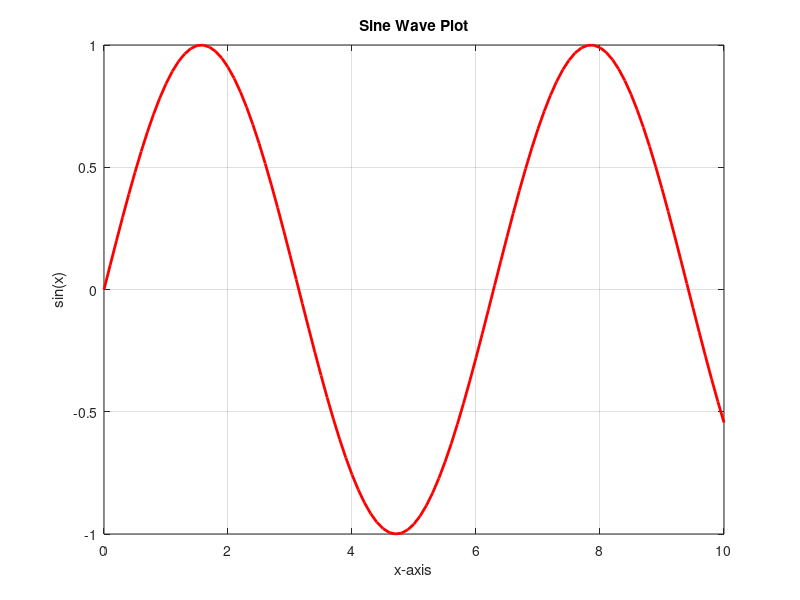

Recreate this plot in MATLAB. (Note: this script raises an error after producing the figure.)
% MATLAB Beginner Guide
% Author: Your Name
% This script covers basic MATLAB operations

clc;
clear;
close all;

%% 1. Matrix Operations
disp('--- Matrix Operations ---');
A = [1 2; 3 4];
B = [5 6; 7 8];

sumAB = A + B;
disp('Matrix Sum:');
disp(sumAB);

productAB = A * B;
disp('Matrix Product:');
disp(productAB);

transposeA = A';
disp('Transpose of Matrix A:');
disp(transposeA);

inverseA = inv(A);
disp('Inverse of Matrix A:');
disp(inverseA);

%% 2. Plotting a Graph
disp('--- Plotting a Graph ---');
x = 0:0.1:10;
y = sin(x);

figure; % Opens a new figure window
plot(x, y, 'r', 'LineWidth', 2);
xlabel('x-axis');
ylabel('sin(x)');
title('Sine Wave Plot');
grid on;

%% 3. Solving Equations
disp('--- Solving Equations ---');
syms x;
eqn = x^2 - 5*x + 6 == 0;
solutions = solve(eqn, x);
disp('Solutions of the equation x^2 - 5x + 6 = 0:');
disp(solutions);

%% 4. For Loop Example (Summation)
disp('--- For Loop Summation ---');
sumResult = 0;
for i = 1:10
    sumResult = sumResult + i;
end
disp(['Sum of numbers from 1 to 10 is: ', num2str(sumResult)]);

%% 5. Writing and Calling a Function (Factorial Example)
disp('--- Factorial Function Example ---');
n = 5; % You can change this number
factorialResult = factorial_calc(n);
disp(['Factorial of ', num2str(n), ' is: ', num2str(factorialResult)]);

%% Function Definition
function f = factorial_calc(n)
    f = 1;
    for i = 1:n
        f = f * i;
    end
end

%% 6. If-Else Example
disp('--- If-Else Example ---');
num = 7;

if mod(num,2) == 0
    disp([num2str(num), ' is Even']);
else
    disp([num2str(num), ' is Odd']);
end


%% 7. While Loop Example
disp('--- While Loop Example ---');
count = 1;
while count <= 5
    disp(['Count is: ', num2str(count)]);
    count = count + 1;
end


%% 8. Vector Operations
disp('--- Vector Operations ---');
v = [1 2 3 4 5];

squareV = v.^2;   % Element-wise square
disp('Squares of vector elements:');
disp(squareV);

sumV = sum(v);
disp(['Sum of vector elements: ', num2str(sumV)]);


%% 9. User Input Example
disp('--- User Input Example ---');
userNum = input('Enter a number: ');
disp(['You entered: ', num2str(userNum)]);
disp(['Square of the number is: ', num2str(userNum^2)]);


%% 10. Finding Maximum and Minimum
disp('--- Max and Min Example ---');
array = [12 45 7 89 23 56];

maximumValue = max(array);
minimumValue = min(array);

disp(['Maximum value: ', num2str(maximumValue)]);
disp(['Minimum value: ', num2str(minimumValue)]);
